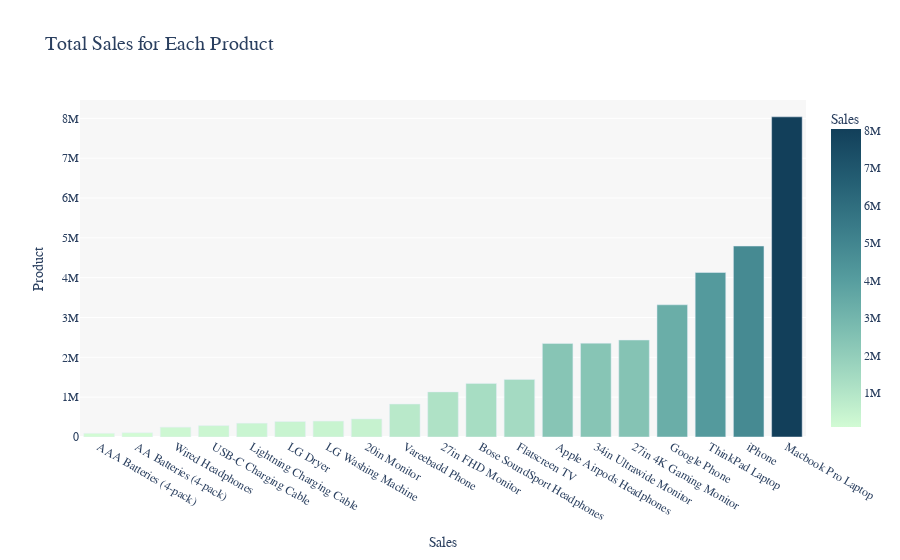

Here is the notebook cell this chart was saved with:
### Markdown cell above
## 2. Which Product brings most revenue?

### Code cell
best_product = maindf.groupby('Product')
sales = best_product['Sales'].sum()
product_data = sales.reset_index()
product_data = product_data.sort_values('Sales', ascending=True)


fig = px.bar(product_data,
             x='Product',
             y='Sales',  
             orientation='v', 
             title='Total Sales for Each Product',
             color='Sales', 
             color_continuous_scale='darkmint',
             labels={'Sales': 'Sales', 'Product': 'Product'})


fig.update_layout(
    title_font_size=20,
    font_family="Arial Black",
    xaxis_title="Sales",
    yaxis_title="Product",
    xaxis_tickfont_size=12,
    yaxis_tickfont_size=12,
    plot_bgcolor="rgba(245, 245, 245, 0.8)",
    bargap=0.2,
    height=500,
)

fig.show()

### Figure 1 — Plotly figure (JSON) as saved in the notebook; plotly's stock layout.template omitted (floating-point values rounded to 4 significant figures)
{"data": [{"alignmentgroup": "True", "hovertemplate": "Product=%{x}<br>Sales=%{marker.color}<extra></extra>", "legendgroup": "", "marker": {"color": [92740.0, 106100.0, 246500.0, 286500.0, 347100.0, 387600, 399600, 454100.0, 827200, 1132000.0, 1346000.0, 1445700, 2349150, 2356000.0, 2435000.0, 3319200, 4130000.0, 4794300, 8037600], "coloraxis": "coloraxis", "pattern": {"shape": ""}}, "name": "", "offsetgroup": "", "orientation": "v", "showlegend": false, "textposition": "auto", "type": "bar", "x": ["AAA Batteries (4-pack)", "AA Batteries (4-pack)", "Wired Headphones", "USB-C Charging Cable", "Lightning Charging Cable", "LG Dryer", "LG Washing Machine", "20in Monitor", "Vareebadd Phone", "27in FHD Monitor", "Bose SoundSport Headphones", "Flatscreen TV", "Apple Airpods Headphones", "34in Ultrawide Monitor", "27in 4K Gaming Monitor", "Google Phone", "ThinkPad Laptop", "iPhone", "Macbook Pro Laptop"], "xaxis": "x", "y": [92740.0, 106100.0, 246500.0, 286500.0, 347100.0, 387600, 399600, 454100.0, 827200, 1132000.0, 1346000.0, 1445700, 2349150, 2356000.0, 2435000.0, 3319200, 4130000.0, 4794300, 8037600], "yaxis": "y"}], "layout": {"autosize": true, "bargap": 0.2, "barmode": "relative", "coloraxis": {"colorbar": {"title": {"text": "Sales"}}, "colorscale": [[0, "rgb(210, 251, 212)"], [0.1667, "rgb(165, 219, 194)"], [0.3333, "rgb(123, 188, 176)"], [0.5, "rgb(85, 156, 158)"], [0.6667, "rgb(58, 124, 137)"], [0.8333, "rgb(35, 93, 114)"], [1, "rgb(18, 63, 90)"]]}, "font": {"family": "Arial Black"}, "legend": {"tracegroupgap": 0}, "plot_bgcolor": "rgba(245, 245, 245, 0.8)", "title": {"font": {"size": 20}, "text": "Total Sales for Each Product"}, "xaxis": {"anchor": "y", "autorange": true, "domain": [0, 1], "range": [-0.5, 18.5], "tickfont": {"size": 12}, "title": {"text": "Sales"}, "type": "category"}, "yaxis": {"anchor": "x", "autorange": true, "domain": [0, 1], "range": [0, 8461000.0], "tickfont": {"size": 12}, "title": {"text": "Product"}, "type": "linear"}}}
